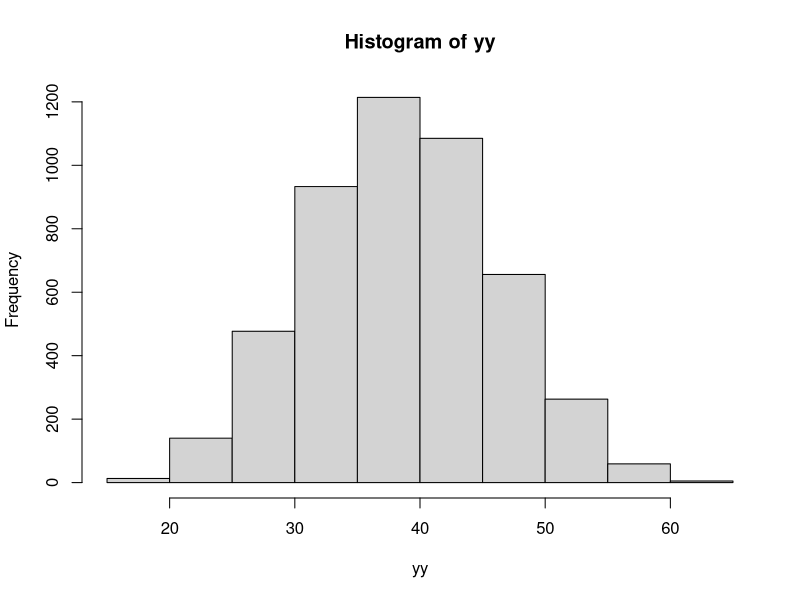
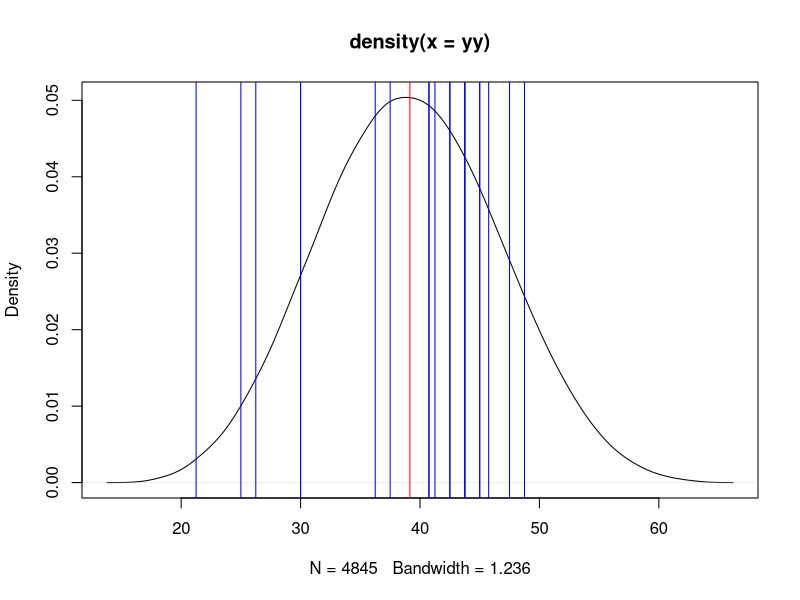
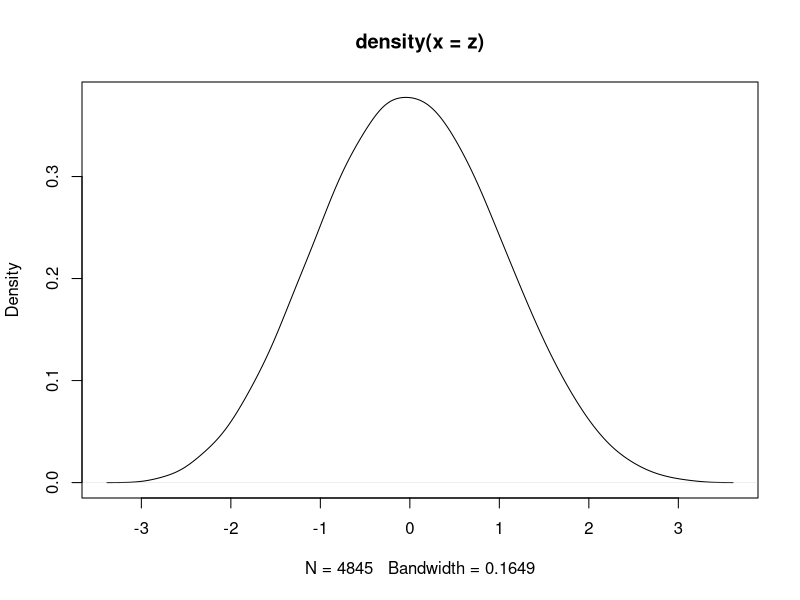

Reproduce these figures in R, in order.
## ---- chunk 1
y<-c(20,25,40,60,70,10,35,45,40,20,33,50,55,50,20,25,55,65,30,35)
ym<-combn(y,4)
yy<-apply(ym,2,mean)
sum(yy)/4845
hist(yy)
plot(density(yy))
abline(v=39.15,col="red")

for(i in 1:20){
muestra<-sample(y,4)
muestra
mean(muestra)
abline(v=mean(muestra),col="blue")
}
## ---- chunk 2
z<-(yy-mean(yy))/sd(yy)
plot(density(z))
